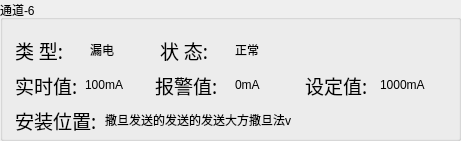
  <widget class="QGroupBox" name="gBoxAble_6">
   <property name="enabled">
    <bool>true</bool>
   </property>
   <property name="geometry">
    <rect>
     <x>520</x>
     <y>365</y>
     <width>461</width>
     <height>141</height>
    </rect>
   </property>
   <property name="focusPolicy">
    <enum>Qt::NoFocus</enum>
   </property>
   <property name="title">
    <string>通道-6</string>
   </property>
   <property name="checkable">
    <bool>false</bool>
   </property>
   <property name="checked">
    <bool>false</bool>
   </property>
   <widget class="QLabel" name="lbDesAddr_26">
    <property name="geometry">
     <rect>
      <x>15</x>
      <y>35</y>
      <width>66</width>
      <height>30</height>
     </rect>
    </property>
    <property name="font">
     <font>
      <family>文泉驿等宽微米黑</family>
      <pointsize>14</pointsize>
      <weight>50</weight>
      <italic>false</italic>
      <bold>false</bold>
     </font>
    </property>
    <property name="text">
     <string>类 型:</string>
    </property>
   </widget>
   <widget class="QLabel" name="lbPort_6">
    <property name="geometry">
     <rect>
      <x>15</x>
      <y>100</y>
      <width>110</width>
      <height>40</height>
     </rect>
    </property>
    <property name="font">
     <font>
      <family>文泉驿等宽微米黑</family>
      <pointsize>14</pointsize>
      <weight>50</weight>
      <italic>false</italic>
      <bold>false</bold>
     </font>
    </property>
    <property name="text">
     <string>安装位置:</string>
    </property>
   </widget>
   <widget class="QLabel" name="label_49">
    <property name="geometry">
     <rect>
      <x>90</x>
      <y>35</y>
      <width>50</width>
      <height>30</height>
     </rect>
    </property>
    <property name="text">
     <string>漏电</string>
    </property>
   </widget>
   <widget class="QLabel" name="lbDesAddr_27">
    <property name="geometry">
     <rect>
      <x>15</x>
      <y>70</y>
      <width>76</width>
      <height>30</height>
     </rect>
    </property>
    <property name="font">
     <font>
      <family>文泉驿等宽微米黑</family>
      <pointsize>14</pointsize>
      <weight>50</weight>
      <italic>false</italic>
      <bold>false</bold>
     </font>
    </property>
    <property name="text">
     <string>实时值:</string>
    </property>
   </widget>
   <widget class="QLabel" name="lbDesAddr_28">
    <property name="geometry">
     <rect>
      <x>155</x>
      <y>70</y>
      <width>76</width>
      <height>30</height>
     </rect>
    </property>
    <property name="font">
     <font>
      <family>文泉驿等宽微米黑</family>
      <pointsize>14</pointsize>
      <weight>50</weight>
      <italic>false</italic>
      <bold>false</bold>
     </font>
    </property>
    <property name="text">
     <string>报警值:</string>
    </property>
   </widget>
   <widget class="QLabel" name="lbDesAddr_29">
    <property name="geometry">
     <rect>
      <x>305</x>
      <y>70</y>
      <width>76</width>
      <height>30</height>
     </rect>
    </property>
    <property name="font">
     <font>
      <family>文泉驿等宽微米黑</family>
      <pointsize>14</pointsize>
      <weight>50</weight>
      <italic>false</italic>
      <bold>false</bold>
     </font>
    </property>
    <property name="text">
     <string>设定值:</string>
    </property>
   </widget>
   <widget class="QLabel" name="label_50">
    <property name="geometry">
     <rect>
      <x>235</x>
      <y>35</y>
      <width>50</width>
      <height>30</height>
     </rect>
    </property>
    <property name="text">
     <string>正常</string>
    </property>
   </widget>
   <widget class="QLabel" name="lbDesAddr_30">
    <property name="geometry">
     <rect>
      <x>160</x>
      <y>35</y>
      <width>61</width>
      <height>30</height>
     </rect>
    </property>
    <property name="font">
     <font>
      <family>文泉驿等宽微米黑</family>
      <pointsize>14</pointsize>
      <weight>50</weight>
      <italic>false</italic>
      <bold>false</bold>
     </font>
    </property>
    <property name="text">
     <string>状 态:</string>
    </property>
   </widget>
   <widget class="QLabel" name="label_51">
    <property name="geometry">
     <rect>
      <x>85</x>
      <y>70</y>
      <width>61</width>
      <height>30</height>
     </rect>
    </property>
    <property name="text">
     <string>100mA</string>
    </property>
   </widget>
   <widget class="QLabel" name="label_52">
    <property name="geometry">
     <rect>
      <x>235</x>
      <y>70</y>
      <width>51</width>
      <height>30</height>
     </rect>
    </property>
    <property name="text">
     <string>0mA</string>
    </property>
   </widget>
   <widget class="QLabel" name="label_53">
    <property name="geometry">
     <rect>
      <x>380</x>
      <y>70</y>
      <width>71</width>
      <height>30</height>
     </rect>
    </property>
    <property name="text">
     <string>1000mA</string>
    </property>
   </widget>
   <widget class="QLabel" name="label_54">
    <property name="geometry">
     <rect>
      <x>105</x>
      <y>105</y>
      <width>346</width>
      <height>30</height>
     </rect>
    </property>
    <property name="text">
     <string>撒旦发送的发送的发送大方撒旦法v</string>
    </property>
   </widget>
  </widget>
